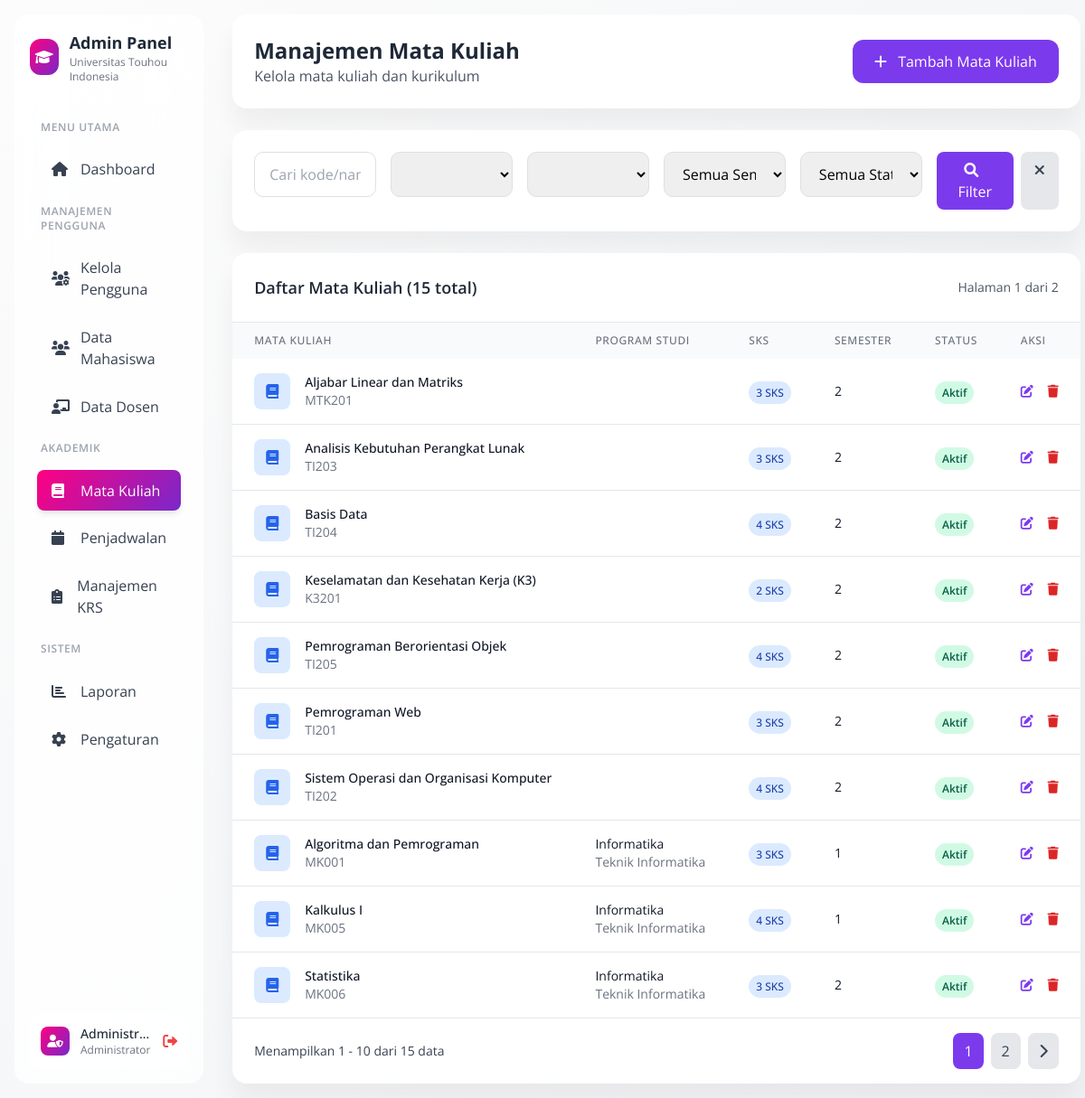
Page /sistem-krs/admin-matakuliah.php (signed in) on the committed database.
### tables this page shows
CREATE TABLE `mata_kuliah` (
  `id_matakuliah` int(11) NOT NULL,
  `kode_matakuliah` varchar(10) NOT NULL,
  `nama_matakuliah` varchar(100) NOT NULL,
  `sks` int(2) NOT NULL,
  `semester` int(2) NOT NULL,
  `deskripsi` text DEFAULT NULL,
  `created_at` timestamp NOT NULL DEFAULT current_timestamp(),
  `jurusan` varchar(100) DEFAULT NULL,
  `program_studi` varchar(100) DEFAULT NULL,
  `prasyarat` varchar(255) DEFAULT NULL,
  `status` enum('aktif','nonaktif') DEFAULT 'aktif'
);

### sistem-krs/admin-matakuliah.php (the view, shortened to what the rows shown need)
<?php
$database = new Database();
$conn = $database->getConnection();
$page = $_GET['page'] ?? 1;
$limit = 10;
$offset = ($page - 1) * $limit;
$where_conditions = [];
$where_clause = !empty($where_conditions) ? 'WHERE ' . implode(' AND ', $where_conditions) : '';
$query = "SELECT * FROM mata_kuliah $where_clause ORDER BY jurusan, program_studi, semester, nama_matakuliah LIMIT :limit OFFSET :offset";
$stmt = $conn->prepare($query);
$stmt->bindValue(':limit', $limit, PDO::PARAM_INT);
$stmt->bindValue(':offset', $offset, PDO::PARAM_INT);
$stmt->execute();
$matakuliah_list = $stmt->fetchAll(PDO::FETCH_ASSOC);
?>
<!DOCTYPE html>
<html lang="id">
<head>
    <link href="https://cdn.jsdelivr.net/npm/tailwindcss@2.2.19/dist/tailwind.min.css" rel="stylesheet">
    <link href="https://cdnjs.cloudflare.com/ajax/libs/font-awesome/6.0.0/css/all.min.css" rel="stylesheet">
</head>
<body class="bg-gray-50">
    <div class="flex min-h-screen">
        <div class="w-64 p-4">
            <div class="sidebar-soft h-full p-4">
                <div class="flex items-center gap-3 mb-8">
                    <div>
                        <h2 class="text-lg font-bold text-gray-800">Admin Panel</h2>
                    </div>
                </div>
            </div>
        </div>
        <div class="flex-1 p-4">
            <div class="card mb-6">
                <div class="p-6">
                    <div class="flex items-center justify-between">
                        <div>
                            <h1 class="text-2xl font-bold text-gray-800">Manajemen Mata Kuliah</h1>
                        </div>
                    </div>
                </div>
            </div>
            <div class="card">
                <div class="overflow-x-auto">
                    <table class="w-full">
                        <thead class="bg-gray-50">
                            <tr>
                                <th
                                    class="px-6 py-3 text-left text-xs font-medium text-gray-500 uppercase tracking-wider">
                                    Mata Kuliah</th>
                                <th
                                    class="px-6 py-3 text-left text-xs font-medium text-gray-500 uppercase tracking-wider">
                                    Program Studi</th>
                                <th
                                    class="px-6 py-3 text-left text-xs font-medium text-gray-500 uppercase tracking-wider">
                                    SKS</th>
                                <th
                                    class="px-6 py-3 text-left text-xs font-medium text-gray-500 uppercase tracking-wider">
                                    Semester</th>
                                <th
                                    class="px-6 py-3 text-left text-xs font-medium text-gray-500 uppercase tracking-wider">
                                    Status</th>
                                <th
                                    class="px-6 py-3 text-left text-xs font-medium text-gray-500 uppercase tracking-wider">
                                    Aksi</th>
                            </tr>
                        </thead>
                        <tbody class="bg-white divide-y divide-gray-200">
                            <?php foreach ($matakuliah_list as $mk): ?>
                            <tr class="hover:bg-gray-50">
                                <td class="px-6 py-4 whitespace-nowrap">
                                    <div class="flex items-center">
                                        <div class="w-10 h-10 bg-blue-100 rounded-lg flex items-center justify-center">
                                            <i class="fas fa-book text-blue-600"></i>
                                        </div>
                                        <div class="ml-4">
                                            <div class="text-sm font-medium text-gray-900">
                                                <?php echo $mk['nama_matakuliah']; ?></div>
                                            <div class="text-sm text-gray-500"><?php echo $mk['kode_matakuliah']; ?>
                                            </div>
                                        </div>
                                    </div>
                                </td>
                                <td class="px-6 py-4 whitespace-nowrap">
                                    <div class="text-sm text-gray-900"><?php echo $mk['program_studi']; ?></div>
                                    <div class="text-sm text-gray-500"><?php echo $mk['jurusan']; ?></div>
                                </td>
                                <td class="px-6 py-4 whitespace-nowrap">
                                    <span class="px-2 py-1 bg-blue-100 text-blue-800 rounded-full text-xs font-medium">
                                        <?php echo $mk['sks']; ?> SKS
                                    </span>
                                </td>
                                <td class="px-6 py-4 whitespace-nowrap text-sm text-gray-900">
                                    <?php echo $mk['semester']; ?>
                                </td>
                                <td class="px-6 py-4 whitespace-nowrap">
                                    <span
                                        class="px-2 py-1 text-xs font-semibold rounded-full
                                        <?php echo $mk['status'] == 'aktif' ? 'bg-green-100 text-green-800' : 'bg-red-100 text-red-800'; ?>">
                                        <?php echo ucfirst($mk['status']); ?>
                                    </span>
                                </td>
                                <td class="px-6 py-4 whitespace-nowrap text-sm font-medium">
                                    <button onclick="editMatakuliah(<?php echo htmlspecialchars(json_encode($mk)); ?>)"
                                        class="text-purple-600 hover:text-purple-900 mr-3">
                                        <i class="fas fa-edit"></i>
                                    </button>
                                    <button
                                        onclick="deleteMatakuliah(<?php echo $mk['id_matakuliah']; ?>, '<?php echo $mk['nama_matakuliah']; ?>')"
                                        class="text-red-600 hover:text-red-900">
                                        <i class="fas fa-trash"></i>
                                    </button>
                                </td>
                            </tr>
                            <?php endforeach; ?>
                        </tbody>
                    </table>
                </div>
            </div>
        </div>
    </div>
</body>
</html>

### rows in the picture
mata_kuliah: nama_matakuliah "Aljabar Linear dan Matriks", kode_matakuliah "MTK201", sks "3", semester "2", status "Aktif"
mata_kuliah: nama_matakuliah "Analisis Kebutuhan Perangkat Lunak", kode_matakuliah "TI203", sks "3", semester "2", status "Aktif"
mata_kuliah: nama_matakuliah "Basis Data", kode_matakuliah "TI204", sks "4", semester "2", status "Aktif"
mata_kuliah: nama_matakuliah "Keselamatan dan Kesehatan Kerja (K3)", kode_matakuliah "K3201", sks "2", semester "2", status "Aktif"
mata_kuliah: nama_matakuliah "Pemrograman Berorientasi Objek", kode_matakuliah "TI205", sks "4", semester "2", status "Aktif"
mata_kuliah: nama_matakuliah "Pemrograman Web", kode_matakuliah "TI201", sks "3", semester "2", status "Aktif"
mata_kuliah: nama_matakuliah "Sistem Operasi dan Organisasi Komputer", kode_matakuliah "TI202", sks "4", semester "2", status "Aktif"
mata_kuliah: nama_matakuliah "Algoritma dan Pemrograman", kode_matakuliah "MK001", program_studi "Informatika", jurusan "Teknik Informatika", sks "3", semester "1", status "Aktif"
mata_kuliah: nama_matakuliah "Kalkulus I", kode_matakuliah "MK005", program_studi "Informatika", jurusan "Teknik Informatika", sks "4", semester "1", status "Aktif"
mata_kuliah: nama_matakuliah "Statistika", kode_matakuliah "MK006", program_studi "Informatika", jurusan "Teknik Informatika", sks "3", semester "2", status "Aktif"

### other values in the picture
$_SESSION['nama'] "Administr…"
$total_records "15"
$page "1"
$total_pages "2"
min($page * $limit, $total_records) "10"
